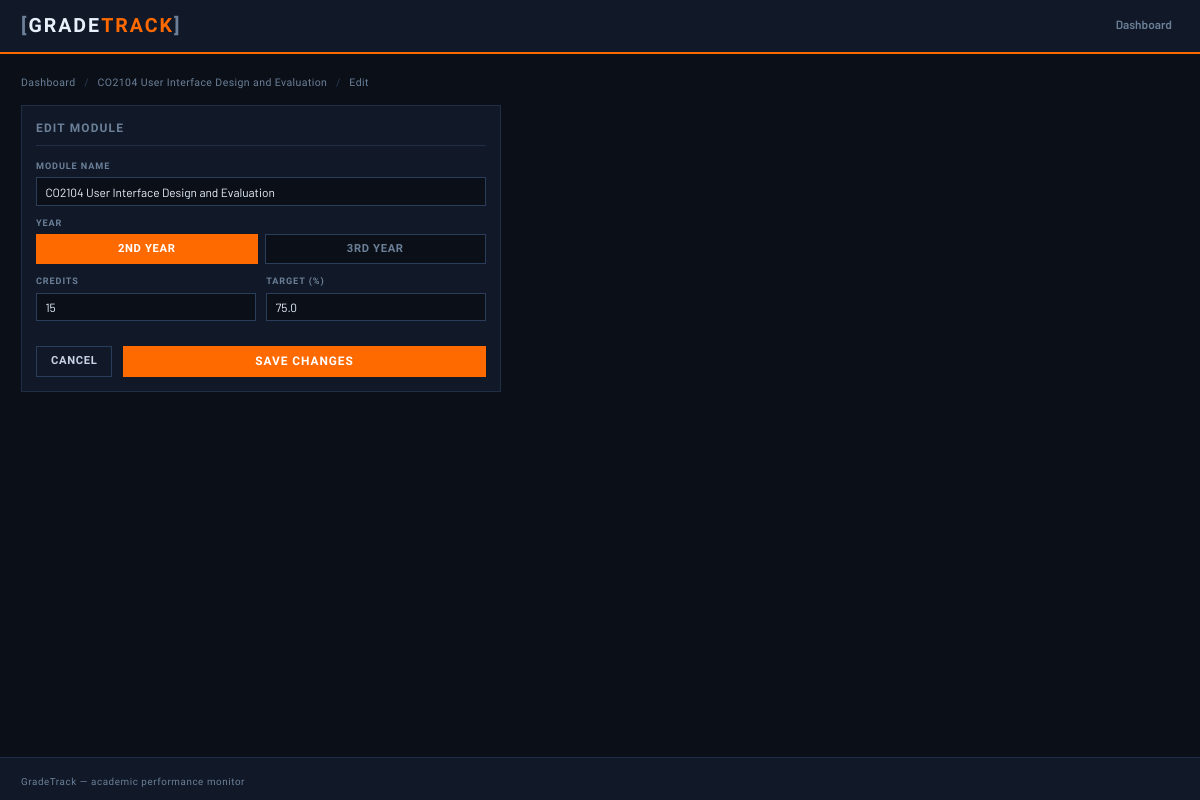
The app's page /module/1/edit with its own data.
### tables this page shows
CREATE TABLE modules (
                id INTEGER PRIMARY KEY AUTOINCREMENT,
                name TEXT NOT NULL,
                credits INTEGER NOT NULL DEFAULT 20,
                target_grade REAL NOT NULL DEFAULT 70,
                year INTEGER NOT NULL DEFAULT 2
            );

### app.py (the view, shortened to what this page needs)
@app.route("/module/<int:module_id>/edit", methods=["GET", "POST"])
def edit_module(module_id):
    m = db.get_module(module_id)
    return render_template("edit_module.html", module=m)

### db.py (called while the page is built)
def get_db():
    conn = sqlite3.connect(DB_PATH)
    conn.row_factory = sqlite3.Row
    conn.execute("PRAGMA foreign_keys = ON")
    return conn

def get_module(module_id):
    with get_db() as conn:
        return conn.execute("SELECT * FROM modules WHERE id = ?", (module_id,)).fetchone()

### templates/edit_module.html (shortened to what this page needs)
{% extends "base.html" %}
{% block content %}
<div class="breadcrumb">
  <a href="/" class="breadcrumb-link">Dashboard</a>
  <span class="breadcrumb-sep">/</span>
  <a href="/module/{{ module.id }}" class="breadcrumb-link">{{ module.name }}</a>
  <span class="breadcrumb-sep">/</span>
  <span>Edit</span>
</div>
<div class="single-form-page">
  <div class="form-panel" style="max-width:480px">
    <h3 class="panel-title">EDIT MODULE</h3>
    <form method="POST" action="/module/{{ module.id }}/edit">
      <div class="field">
        <label class="field-label">MODULE NAME</label>
        <input type="text" name="name" class="field-input" value="{{ module.name }}" required>
      </div>
      <div class="field">
        <label class="field-label">YEAR</label>
        <div class="year-toggle-row">
          <label class="year-toggle">
            <span>2ND YEAR</span>
          </label>
          <label class="year-toggle">
            <span>3RD YEAR</span>
          </label>
        </div>
      </div>
      <div class="field-row">
        <div class="field">
          <label class="field-label">CREDITS</label>
          <input type="number" name="credits" class="field-input" value="{{ module.credits }}" min="1" max="120" required>
        </div>
        <div class="field">
          <label class="field-label">TARGET (%)</label>
          <input type="number" name="target_grade" class="field-input" value="{{ module.target_grade }}" min="0" max="100" step="0.1" required>
        </div>
      </div>
      <div style="display:flex;gap:.75rem;margin-top:1rem">
        <a href="/module/{{ module.id }}" class="btn-secondary">CANCEL</a>
        <button type="submit" class="btn-primary">SAVE CHANGES</button>
      </div>
    </form>
  </div>
</div>
{% endblock %}

### static/style.css (style rules this page uses)
:root { --bg: #0b0f18; --bg-2: #111827; --bg-3: #1a2235; --border: #1f2d45; --border-2: #2a3d5a; --orange: #ff6a00; --orange-dim: #cc5500; --text: #c8d4e6; --text-dim: #6b8098; --text-bright:#e8f0fc; --white: #ffffff; --first: #00c896; --upper: #4da6ff; --lower: #f0b429; --third: #e06030; --fail: #e03030; --na: #4a5c72; }
*, *::before, *::after { box-sizing: border-box; margin: 0; padding: 0; }
html { font-size: 14px; }
body { background: var(--bg); color: var(--text); font-family: 'Barlow', sans-serif; font-weight: 400; line-height: 1.5; min-height: 100vh; display: flex; flex-direction: column; }
h1, h2, h3, h4, .logo, .section-title, .panel-title, .stat-label, .field-label, th, .summary-label, .btn-primary, .btn-secondary, .btn-ghost, .btn-danger, .btn-sm { font-family: 'Barlow Condensed', sans-serif; letter-spacing: .04em; }
a { color: var(--orange); text-decoration: none; }
.form-panel { background: var(--bg-2); border: 1px solid var(--border); padding: 1rem; }
.panel-title { font-size: .85rem; font-weight: 700; color: var(--text-dim); letter-spacing: .1em; margin-bottom: 1rem; padding-bottom: .5rem; border-bottom: 1px solid var(--border); }
.field { display: flex; flex-direction: column; gap: .3rem; margin-bottom: .75rem; }
.field-row { display: grid; grid-template-columns: 1fr 1fr; gap: .75rem; }
.field-label { font-size: .65rem; font-weight: 700; color: var(--text-dim); letter-spacing: .1em; }
.field-input { background: var(--bg); border: 1px solid var(--border-2); color: var(--text-bright); padding: .45rem .6rem; font-family: 'Barlow', sans-serif; font-size: .85rem; width: 100%; outline: none; transition: border-color .15s; }
.field-input::placeholder { color: var(--text-dim); }
.btn-primary { background: var(--orange); color: var(--white); border: none; padding: .5rem 1.25rem; font-size: .85rem; font-weight: 700; letter-spacing: .08em; cursor: pointer; width: 100%; transition: background .15s; }
.btn-secondary { background: transparent; color: var(--text); border: 1px solid var(--border-2); padding: .45rem 1rem; font-size: .8rem; font-weight: 600; letter-spacing: .06em; cursor: pointer; display: inline-block; text-align: center; transition: border-color .15s, color .15s; }
.breadcrumb { font-size: .75rem; color: var(--text-dim); margin-bottom: 1rem; font-family: 'Barlow Condensed', sans-serif; letter-spacing: .04em; }
.breadcrumb-link { color: var(--text-dim); }
.breadcrumb-sep { margin: 0 .4rem; color: var(--border-2); }
.single-form-page { max-width: 600px; }
.year-toggle-row { display: grid; grid-template-columns: 1fr 1fr; gap: .5rem; }
.year-toggle { display: flex; cursor: pointer; }
.year-toggle span { width: 100%; text-align: center; padding: .4rem; font-family: 'Barlow Condensed', sans-serif; font-size: .8rem; font-weight: 700; letter-spacing: .06em; color: var(--text-dim); border: 1px solid var(--border-2); background: var(--bg); transition: all .15s; }
.year-toggle input:checked + span { background: var(--orange); color: var(--white); border-color: var(--orange); }

### records on screen
modules: name "CO2104 User Interface Design and Evaluation", credits "15", target_grade "75.0"
